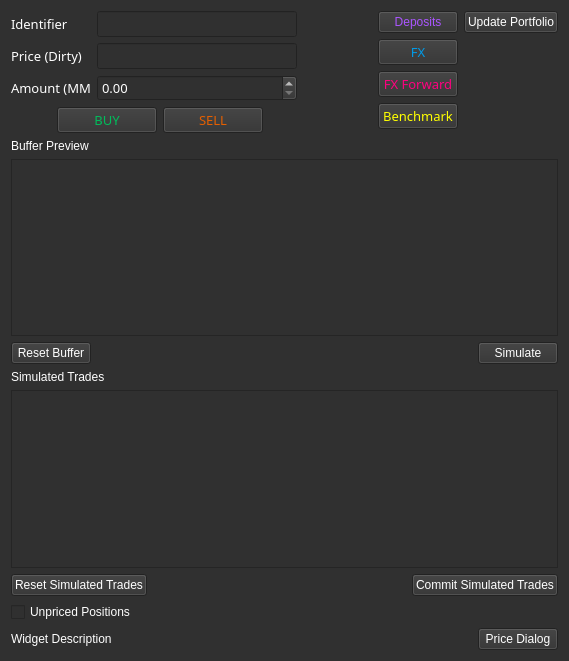
<?xml version="1.0" encoding="UTF-8"?>
<ui version="4.0">
 <class>Form</class>
 <widget class="QWidget" name="Form">
  <property name="geometry">
   <rect>
    <x>0</x>
    <y>0</y>
    <width>569</width>
    <height>661</height>
   </rect>
  </property>
  <property name="windowTitle">
   <string>Trades Manager</string>
  </property>
  <property name="styleSheet">
   <string notr="true">background-color: rgb(48, 48, 48);
font: 10pt &quot;Bloomberg Prop Unicode N&quot;;
color: rgb(255, 255, 255);
</string>
  </property>
  <layout class="QGridLayout" name="gridLayout">
   <item row="0" column="0">
    <layout class="QVBoxLayout" name="verticalLayout_5">
     <item>
      <layout class="QHBoxLayout" name="horizontalLayout_5">
       <item>
        <layout class="QFormLayout" name="formLayout_2">
         <item row="0" column="0" colspan="2">
          <layout class="QFormLayout" name="formLayout">
           <item row="0" column="0">
            <widget class="QLabel" name="label_2">
             <property name="maximumSize">
              <size>
               <width>100</width>
               <height>16777215</height>
              </size>
             </property>
             <property name="font">
              <font>
               <family>Bloomberg Prop Unicode N</family>
               <pointsize>10</pointsize>
              </font>
             </property>
             <property name="styleSheet">
              <string notr="true">color: rgb(255, 255, 255);</string>
             </property>
             <property name="text">
              <string>Identifier</string>
             </property>
            </widget>
           </item>
           <item row="0" column="1">
            <widget class="QLineEdit" name="lineEditIsin">
             <property name="maximumSize">
              <size>
               <width>200</width>
               <height>16777215</height>
              </size>
             </property>
             <property name="font">
              <font>
               <family>Bloomberg Prop Unicode N</family>
               <pointsize>10</pointsize>
              </font>
             </property>
             <property name="styleSheet">
              <string notr="true">color: rgb(255, 255, 255);</string>
             </property>
             <property name="alignment">
              <set>Qt::AlignJustify|Qt::AlignVCenter</set>
             </property>
            </widget>
           </item>
           <item row="1" column="0">
            <widget class="QLabel" name="label_6">
             <property name="maximumSize">
              <size>
               <width>80</width>
               <height>16777215</height>
              </size>
             </property>
             <property name="font">
              <font>
               <family>Bloomberg Prop Unicode N</family>
               <pointsize>10</pointsize>
              </font>
             </property>
             <property name="styleSheet">
              <string notr="true">color: rgb(255, 255, 255);</string>
             </property>
             <property name="text">
              <string>Price (Dirty)</string>
             </property>
            </widget>
           </item>
           <item row="1" column="1">
            <widget class="QLineEdit" name="lineEditPrice">
             <property name="maximumSize">
              <size>
               <width>200</width>
               <height>16777215</height>
              </size>
             </property>
             <property name="font">
              <font>
               <family>Bloomberg Prop Unicode N</family>
               <pointsize>10</pointsize>
              </font>
             </property>
             <property name="styleSheet">
              <string notr="true">color: rgb(255, 255, 255);</string>
             </property>
             <property name="alignment">
              <set>Qt::AlignLeading|Qt::AlignLeft|Qt::AlignVCenter</set>
             </property>
            </widget>
           </item>
           <item row="2" column="0">
            <widget class="QLabel" name="label_4">
             <property name="maximumSize">
              <size>
               <width>80</width>
               <height>16777215</height>
              </size>
             </property>
             <property name="font">
              <font>
               <family>Bloomberg Prop Unicode N</family>
               <pointsize>10</pointsize>
              </font>
             </property>
             <property name="styleSheet">
              <string notr="true">color: rgb(255, 255, 255);</string>
             </property>
             <property name="text">
              <string>Amount (MM)</string>
             </property>
            </widget>
           </item>
           <item row="2" column="1">
            <widget class="QDoubleSpinBox" name="spinBoxTradeAmount">
             <property name="maximumSize">
              <size>
               <width>200</width>
               <height>16777215</height>
              </size>
             </property>
             <property name="font">
              <font>
               <family>Bloomberg Prop Unicode N</family>
               <pointsize>10</pointsize>
              </font>
             </property>
             <property name="styleSheet">
              <string notr="true">color: rgb(255, 255, 255);</string>
             </property>
             <property name="maximum">
              <double>1000.000000000000000</double>
             </property>
             <property name="singleStep">
              <double>10.000000000000000</double>
             </property>
            </widget>
           </item>
          </layout>
         </item>
         <item row="1" column="0">
          <spacer name="horizontalSpacer_4">
           <property name="orientation">
            <enum>Qt::Horizontal</enum>
           </property>
           <property name="sizeHint" stdset="0">
            <size>
             <width>40</width>
             <height>20</height>
            </size>
           </property>
          </spacer>
         </item>
         <item row="1" column="1">
          <layout class="QHBoxLayout" name="horizontalLayout">
           <item>
            <widget class="QPushButton" name="pushButtonBuy">
             <property name="maximumSize">
              <size>
               <width>100</width>
               <height>16777215</height>
              </size>
             </property>
             <property name="font">
              <font>
               <family>Bloomberg Prop Unicode N</family>
               <pointsize>10</pointsize>
               <weight>50</weight>
               <italic>false</italic>
               <bold>false</bold>
              </font>
             </property>
             <property name="autoFillBackground">
              <bool>false</bool>
             </property>
             <property name="styleSheet">
              <string notr="true">background-color: rgb(48, 48, 48);
color: rgb(0, 188, 91);</string>
             </property>
             <property name="text">
              <string>BUY</string>
             </property>
            </widget>
           </item>
           <item>
            <widget class="QPushButton" name="pushButtonSell">
             <property name="minimumSize">
              <size>
               <width>70</width>
               <height>0</height>
              </size>
             </property>
             <property name="maximumSize">
              <size>
               <width>100</width>
               <height>16777215</height>
              </size>
             </property>
             <property name="font">
              <font>
               <family>Bloomberg Prop Unicode N</family>
               <pointsize>10</pointsize>
               <weight>50</weight>
               <italic>false</italic>
               <bold>false</bold>
              </font>
             </property>
             <property name="styleSheet">
              <string notr="true">background-color: rgb(48, 48, 48);
color: rgb(229, 95, 0);</string>
             </property>
             <property name="text">
              <string>SELL</string>
             </property>
            </widget>
           </item>
          </layout>
         </item>
        </layout>
       </item>
       <item>
        <layout class="QVBoxLayout" name="verticalLayout">
         <item>
          <widget class="QPushButton" name="pushButtonDepo">
           <property name="styleSheet">
            <string notr="true">color: rgb(170, 85, 255);</string>
           </property>
           <property name="text">
            <string>Deposits</string>
           </property>
          </widget>
         </item>
         <item>
          <widget class="QPushButton" name="pushButtonFX">
           <property name="maximumSize">
            <size>
             <width>100</width>
             <height>16777215</height>
            </size>
           </property>
           <property name="font">
            <font>
             <family>Bloomberg Prop Unicode N</family>
             <pointsize>10</pointsize>
             <weight>50</weight>
             <italic>false</italic>
             <bold>false</bold>
            </font>
           </property>
           <property name="styleSheet">
            <string notr="true">color: rgb(0, 155, 232);</string>
           </property>
           <property name="text">
            <string>FX</string>
           </property>
          </widget>
         </item>
         <item>
          <widget class="QPushButton" name="pushButtonFXForward">
           <property name="maximumSize">
            <size>
             <width>100</width>
             <height>16777215</height>
            </size>
           </property>
           <property name="font">
            <font>
             <family>Bloomberg Prop Unicode N</family>
             <pointsize>10</pointsize>
             <weight>50</weight>
             <italic>false</italic>
             <bold>false</bold>
            </font>
           </property>
           <property name="styleSheet">
            <string notr="true">color: rgb(255, 0, 127);</string>
           </property>
           <property name="text">
            <string>FX Forward</string>
           </property>
          </widget>
         </item>
         <item>
          <widget class="QPushButton" name="pushBuyFromBMK">
           <property name="font">
            <font>
             <family>Bloomberg Prop Unicode N</family>
             <pointsize>10</pointsize>
            </font>
           </property>
           <property name="styleSheet">
            <string notr="true">color:rgb(255, 255, 0);</string>
           </property>
           <property name="text">
            <string>Benchmark</string>
           </property>
          </widget>
         </item>
        </layout>
       </item>
       <item>
        <layout class="QVBoxLayout" name="verticalLayout_4">
         <item>
          <widget class="QPushButton" name="pushButtonUpdatePortfolio">
           <property name="text">
            <string>Update Portfolio</string>
           </property>
          </widget>
         </item>
         <item>
          <spacer name="verticalSpacer">
           <property name="orientation">
            <enum>Qt::Vertical</enum>
           </property>
           <property name="sizeHint" stdset="0">
            <size>
             <width>20</width>
             <height>40</height>
            </size>
           </property>
          </spacer>
         </item>
        </layout>
       </item>
      </layout>
     </item>
     <item>
      <layout class="QVBoxLayout" name="verticalLayout_3">
       <item>
        <widget class="QLabel" name="label">
         <property name="text">
          <string>Buffer Preview</string>
         </property>
        </widget>
       </item>
       <item>
        <widget class="QTableWidget" name="tableTradesBuffer"/>
       </item>
       <item>
        <layout class="QHBoxLayout" name="horizontalLayout_2">
         <item>
          <widget class="QPushButton" name="pushButtonResetBuffer">
           <property name="text">
            <string>Reset Buffer</string>
           </property>
          </widget>
         </item>
         <item>
          <spacer name="horizontalSpacer">
           <property name="orientation">
            <enum>Qt::Horizontal</enum>
           </property>
           <property name="sizeHint" stdset="0">
            <size>
             <width>40</width>
             <height>20</height>
            </size>
           </property>
          </spacer>
         </item>
         <item>
          <widget class="QPushButton" name="pushButtonSimulate">
           <property name="text">
            <string>Simulate</string>
           </property>
          </widget>
         </item>
        </layout>
       </item>
      </layout>
     </item>
     <item>
      <layout class="QVBoxLayout" name="verticalLayout_2">
       <item>
        <widget class="QLabel" name="label_3">
         <property name="text">
          <string>Simulated Trades</string>
         </property>
        </widget>
       </item>
       <item>
        <widget class="QTableWidget" name="tableTradesSimulated"/>
       </item>
       <item>
        <layout class="QHBoxLayout" name="horizontalLayout_3">
         <item>
          <widget class="QPushButton" name="pushButtonResetSimulated">
           <property name="text">
            <string>Reset Simulated Trades</string>
           </property>
          </widget>
         </item>
         <item>
          <spacer name="horizontalSpacer_2">
           <property name="orientation">
            <enum>Qt::Horizontal</enum>
           </property>
           <property name="sizeHint" stdset="0">
            <size>
             <width>40</width>
             <height>20</height>
            </size>
           </property>
          </spacer>
         </item>
         <item>
          <widget class="QPushButton" name="pushButtonCommitSimulated">
           <property name="text">
            <string>Commit Simulated Trades</string>
           </property>
          </widget>
         </item>
        </layout>
       </item>
      </layout>
     </item>
     <item>
      <widget class="QCheckBox" name="checkBoxUnpricedPositions">
       <property name="enabled">
        <bool>false</bool>
       </property>
       <property name="text">
        <string>Unpriced Positions</string>
       </property>
       <property name="checkable">
        <bool>true</bool>
       </property>
      </widget>
     </item>
     <item>
      <layout class="QHBoxLayout" name="horizontalLayout_4">
       <item>
        <widget class="QLabel" name="labelWidgetDescription">
         <property name="text">
          <string>Widget Description</string>
         </property>
        </widget>
       </item>
       <item>
        <spacer name="horizontalSpacer_3">
         <property name="orientation">
          <enum>Qt::Horizontal</enum>
         </property>
         <property name="sizeHint" stdset="0">
          <size>
           <width>18</width>
           <height>20</height>
          </size>
         </property>
        </spacer>
       </item>
       <item>
        <widget class="QPushButton" name="pushButtonPrice">
         <property name="text">
          <string>Price Dialog</string>
         </property>
        </widget>
       </item>
      </layout>
     </item>
    </layout>
   </item>
  </layout>
 </widget>
 <resources/>
 <connections/>
</ui>
